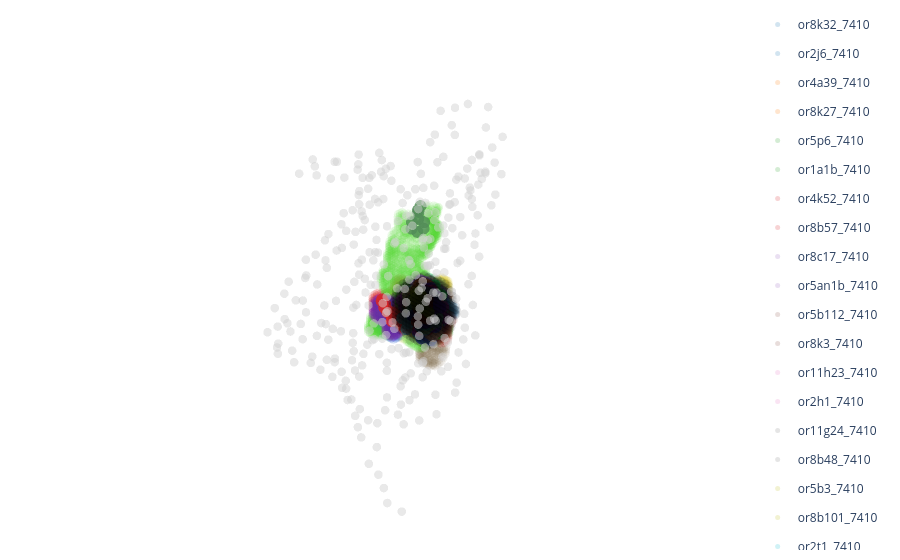

The notebook cell saved with this chart:
### Code cell
# Loading previously saved data 
lig_cav_coords = pd.read_pickle('/mnt/data2/Justice/OR_learning/files/pS6_screen_template/dict_pS6_screen_lig_cav_coords.pkl')
lig_res_coords = pd.read_pickle('/mnt/data2/Justice/OR_learning/files/pS6_screen_template/dict_pS6_screen_lig_res_coords.pkl')
lig_surf_coords = pd.read_pickle('/mnt/data2/Justice/OR_learning/files/pS6_screen_template/dict_pS6_screen_lig_surf_coords.pkl')
base_dir = "/mnt/data2/Justice/AF3_files/AF3_out/pS6_screen_template/"
pdb_files = [os.path.join(base_dir, sub_dir, f"{sub_dir}_model_nolig.pdb") for sub_dir in os.listdir(base_dir)] 


pS6_OR = pd.read_csv('/mnt/data2/Justice/OR_learning/output/Canonical_bc/AF3/pS6_screen/or_screen_20250416.csv', 
                        index_col = 0)
pS6_OR['dl_or'] = pS6_OR['DL_OR'].str.lower()
pS6_OR['or_cid'] = pS6_OR['dl_or'] + '_' + pS6_OR['cid'].astype(str)

plot_data = [lig_surf_coords[_key] for _key in lig_surf_coords.keys() if _key in list(pS6_OR['or_cid'])]
labels = list(lig_surf_coords.keys())

####### FILTER BY ONLY 7410 DATA #######
plot_data = [_data for _label, _data in zip(labels, plot_data) if len(_label.split('_')) > 1 and _label.split('_')[1] == '7410']
labels = [_label for _label in labels if len(_label.split('_')) > 1 and _label.split('_')[1] == '7410']

# Plot
colormap = cf.distinct_colors(list(range(len(labels))), form='list')
fig = pf.plot_coordinates(plot_data, 
                          labels=labels, 
                          colors=colormap, 
                          opacity=0.1, 
                          size=5,
                          mode='markers')

# Add ligand coordinates  
ligand_coords = [pu.load_pdb_coordinates(_pdb.replace('_nolig.pdb', '.pdb'), keep_ligand=True)[3] \
    for _label in labels \
        for _pdb in pdb_files if '_'.join([_label.split('_')[0],'ga', _label.split('_')[1]]) in _pdb]
fig_lig = pf.plot_coordinates(ligand_coords, 
                              labels=labels, 
                              colors=colormap, 
                              opacity=0.8, 
                              size=7,
                              mode='markers')
# Assign legend groups to traces  
for trace in fig.data:
    trace.legendgroup = trace.name  # Group traces by the same name  
    trace.showlegend = True  # Show legend for one representative trace  

for trace in fig_lig.data:
    trace.legendgroup = trace.name  # Use the same group as cavity points  
    trace.showlegend = False  # Hide duplicate legends  

# Add ligand traces to the main figure  
fig.add_traces(fig_lig.data)

# Add canonical binding cavity cloud
canonical_bc_coords = pd.read_pickle(os.path.join(OR_LEARNING_PATH,'files/binding_cavity/canonical_bc_coords.pkl'))
fig_CBC = pf.plot_coordinates(canonical_bc_coords, 
                              colors = 'black', 
                              labels = ['CBC'],
                              opacity = 0.1)

# background 
fig_backbone = pf.plot_coordinates([pu.load_pdb_coordinates('/mnt/data2/Justice/AF_files/AF_tmaligned_pdb/Olfr1377_tmaligned.pdb')[1]], 
                          labels=['backbone'], 
                          colors='#D3D3D3', 
                          opacity=0.5, 
                          size=5,
                          mode='markers')

fig.add_traces(fig_CBC.data)
fig.add_traces(fig_backbone.data)
fig.show()

# fig.write_html('/mnt/data2/Justice/OR_learning/output/Canonical_bc/AF3/pS6_screen_template/pS6_screen_model.html')
fig.write_html('/mnt/data2/Justice/OR_learning/output/Canonical_bc/AF3/pS6_screen_template/pS6_screen_7410.html')
